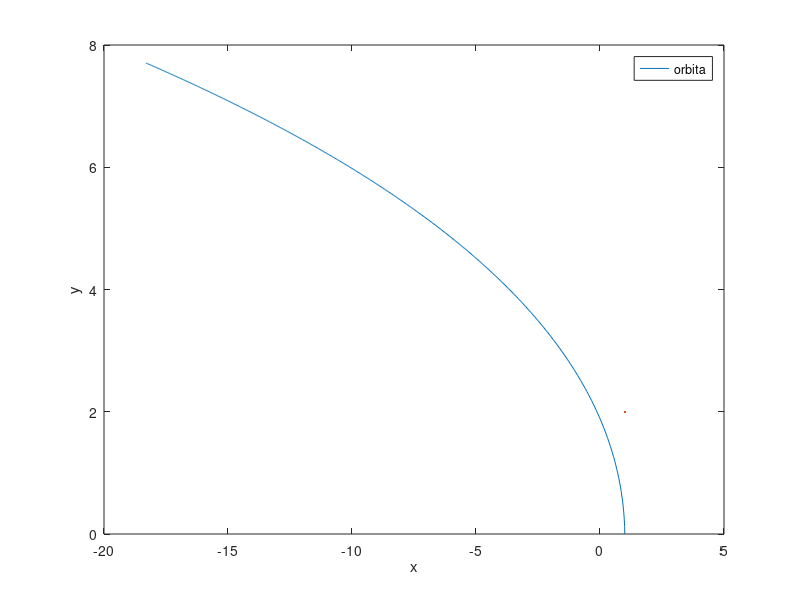

Here is the MATLAB script that generated this plot:

H=1/52;

t=0:H:10;

%valores iniciales
x=1;
vX=0;
y=0;
vY=2*pi;
a=39.5;
B=-1.5;


for i=1:numel(t)-1
    
    Qx=(-a*x(i)*(x(i)^2+y(i)^2)^B);
    Qy=(-a*y(i)*(x(i)^2+y(i)^2)^B);
    
    vX(i+1)= vX(i) + H*Qx/2;
    vY(i+1)= vY(i) + H*Qy/2;
    
    x(i+1) = x(i) + vX(i+1)*H;
    y(i+1) = y(i) + vY(i+1)*H;
    
    

end

plot(x,y,1,2);
    ylabel('y')
    xlabel('x')
    legend('orbita')